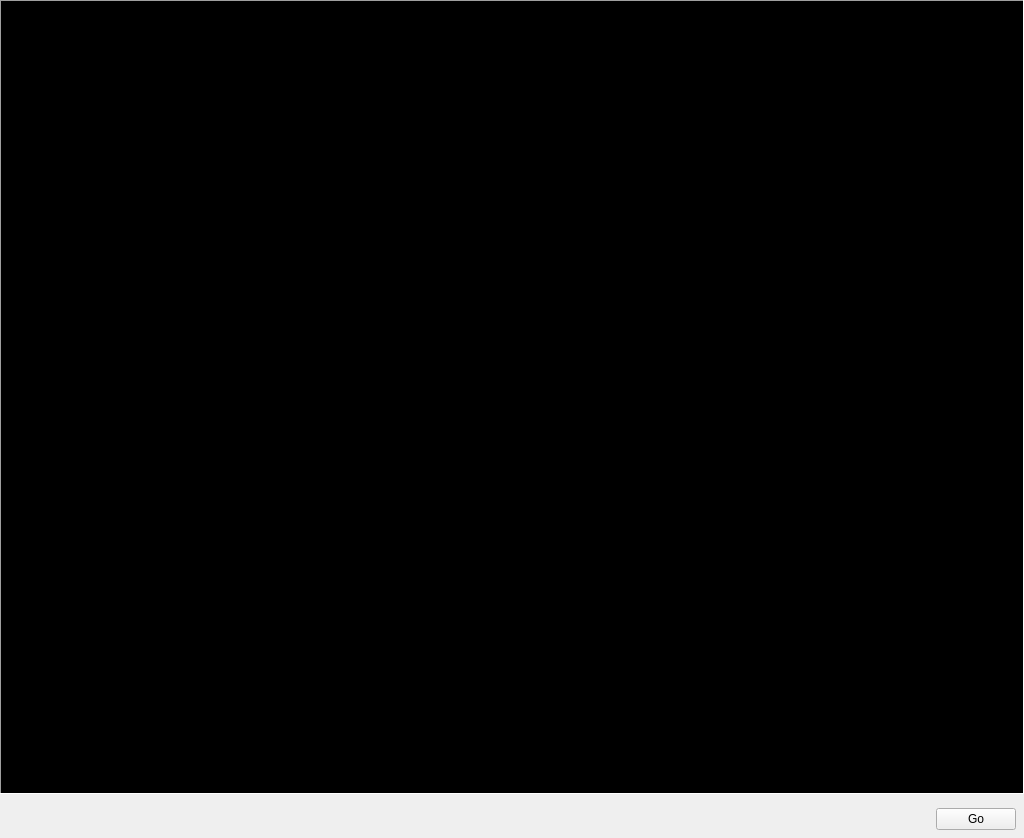
<?xml version="1.0" encoding="UTF-8"?>
<ui version="4.0">
 <class>Form</class>
 <widget class="QWidget" name="Form">
  <property name="geometry">
   <rect>
    <x>0</x>
    <y>0</y>
    <width>1024</width>
    <height>838</height>
   </rect>
  </property>
  <property name="windowTitle">
   <string>QRstaWidget</string>
  </property>
  <layout class="QVBoxLayout" name="verticalLayout">
   <property name="leftMargin">
    <number>0</number>
   </property>
   <property name="topMargin">
    <number>0</number>
   </property>
   <property name="rightMargin">
    <number>0</number>
   </property>
   <property name="bottomMargin">
    <number>0</number>
   </property>
   <item>
    <widget class="QFrame" name="frameOgl">
     <property name="sizePolicy">
      <sizepolicy hsizetype="Expanding" vsizetype="Expanding">
       <horstretch>0</horstretch>
       <verstretch>0</verstretch>
      </sizepolicy>
     </property>
     <property name="palette">
      <palette>
       <active>
        <colorrole role="Base">
         <brush brushstyle="SolidPattern">
          <color alpha="255">
           <red>255</red>
           <green>255</green>
           <blue>255</blue>
          </color>
         </brush>
        </colorrole>
        <colorrole role="Window">
         <brush brushstyle="SolidPattern">
          <color alpha="255">
           <red>0</red>
           <green>0</green>
           <blue>0</blue>
          </color>
         </brush>
        </colorrole>
       </active>
       <inactive>
        <colorrole role="Base">
         <brush brushstyle="SolidPattern">
          <color alpha="255">
           <red>255</red>
           <green>255</green>
           <blue>255</blue>
          </color>
         </brush>
        </colorrole>
        <colorrole role="Window">
         <brush brushstyle="SolidPattern">
          <color alpha="255">
           <red>0</red>
           <green>0</green>
           <blue>0</blue>
          </color>
         </brush>
        </colorrole>
       </inactive>
       <disabled>
        <colorrole role="Base">
         <brush brushstyle="SolidPattern">
          <color alpha="255">
           <red>0</red>
           <green>0</green>
           <blue>0</blue>
          </color>
         </brush>
        </colorrole>
        <colorrole role="Window">
         <brush brushstyle="SolidPattern">
          <color alpha="255">
           <red>0</red>
           <green>0</green>
           <blue>0</blue>
          </color>
         </brush>
        </colorrole>
       </disabled>
      </palette>
     </property>
     <property name="autoFillBackground">
      <bool>true</bool>
     </property>
     <property name="frameShape">
      <enum>QFrame::Panel</enum>
     </property>
     <property name="frameShadow">
      <enum>QFrame::Sunken</enum>
     </property>
     <property name="lineWidth">
      <number>1</number>
     </property>
     <property name="midLineWidth">
      <number>0</number>
     </property>
    </widget>
   </item>
   <item>
    <widget class="QWidget" name="widget" native="true">
     <property name="sizePolicy">
      <sizepolicy hsizetype="Expanding" vsizetype="Preferred">
       <horstretch>0</horstretch>
       <verstretch>0</verstretch>
      </sizepolicy>
     </property>
     <property name="maximumSize">
      <size>
       <width>16777215</width>
       <height>64</height>
      </size>
     </property>
     <layout class="QHBoxLayout" name="horizontalLayout">
      <property name="spacing">
       <number>8</number>
      </property>
      <property name="leftMargin">
       <number>8</number>
      </property>
      <property name="topMargin">
       <number>8</number>
      </property>
      <property name="rightMargin">
       <number>8</number>
      </property>
      <property name="bottomMargin">
       <number>8</number>
      </property>
      <item>
       <spacer name="horizontalSpacer">
        <property name="orientation">
         <enum>Qt::Horizontal</enum>
        </property>
        <property name="sizeHint" stdset="0">
         <size>
          <width>40</width>
          <height>20</height>
         </size>
        </property>
       </spacer>
      </item>
      <item>
       <widget class="QPushButton" name="pushButton">
        <property name="text">
         <string>Go</string>
        </property>
       </widget>
      </item>
     </layout>
    </widget>
   </item>
  </layout>
 </widget>
 <resources/>
 <connections/>
</ui>
